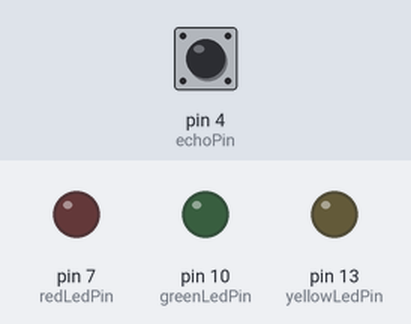
Bench run of a sketch on a simulated Arduino Uno, built with avr-gcc and run on an emulated ATmega328P. Parts: output pins drawn as LEDs (lit = HIGH). The inputs (shaded band) are chosen by the test bench; at power-on: pin 4 (echoPin) LOW. Pins used as bus, display or sensor lines are not drawn.

Above: at 0.1 s.
At 1.2 s:
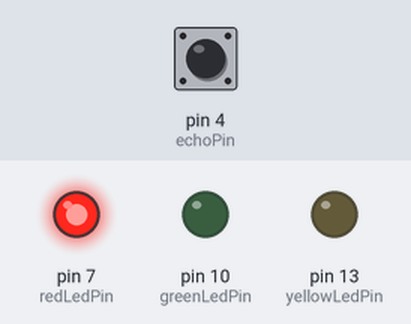
1.3 s: pin 4 (echoPin) pulsed HIGH 2 times (0.12 s each, 0.3 s apart)
At 2.0 s:
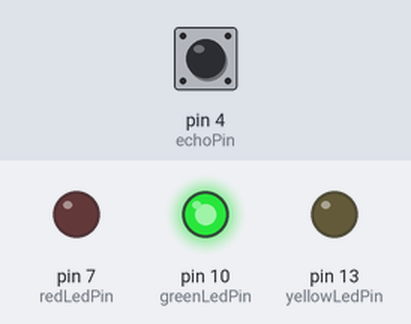
Timing chart, 0 to 4.7 s (numbered marks = the images above; inputs shaded):
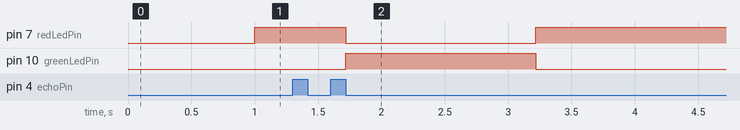

The sketch:

distance_sensor_LED.ino
```cpp
const int greenLedPin = 10;  //assigning pins to comp.
const int yellowLedPin = 13;
 const int redLedPin = 7;
 const int echoPin = 4;
 const int trigPin = 9;
 long duration;
 int distance;

void setup() {  //assigning in/ou
  pinMode(greenLedPin, OUTPUT);
pinMode(yellowLedPin, OUTPUT);
pinMode(redLedPin, OUTPUT);
pinMode(trigPin, OUTPUT);
pinMode(echoPin, INPUT);
 Serial.begin(9600); //data transfer
}

void loop() {
  digitalWrite(trigPin, LOW); //this part triggers the trigger over and over.
  delayMicroseconds(10);
  digitalWrite(trigPin, HIGH);
  delayMicroseconds(10);

 duration = pulseIn(echoPin, HIGH); //pulse of echo

  distance = duration * 0.0343 / 2; //formula for distance

  if(distance > 20) { //lamps turn on and off
    digitalWrite(greenLedPin, HIGH);
    digitalWrite(yellowLedPin, LOW);
    digitalWrite(redLedPin, LOW);

  }
  else if(distance >= 10 && distance <= 20) {
    digitalWrite(greenLedPin, LOW);
    digitalWrite(yellowLedPin, HIGH);
    digitalWrite(redLedPin, LOW);

}
else if(distance < 20){
  digitalWrite(greenLedPin, LOW);
    digitalWrite(yellowLedPin, LOW);
    digitalWrite(redLedPin, HIGH);

}
else if(distance > 0,01) {
  digitalWrite(greenLedPin, HIGH);
    digitalWrite(yellowLedPin, HIGH);
    digitalWrite(redLedPin, HIGH);
}
delay(500); //delays the loop so its smoother
}
```

Measured:
- after the input at 1.3 s, pin 7 (redLedPin): HIGH → LOW after 0.42 s, → HIGH 1.5 s later; pin 10 (greenLedPin): LOW → HIGH after 0.42 s, → LOW 1.5 s later
